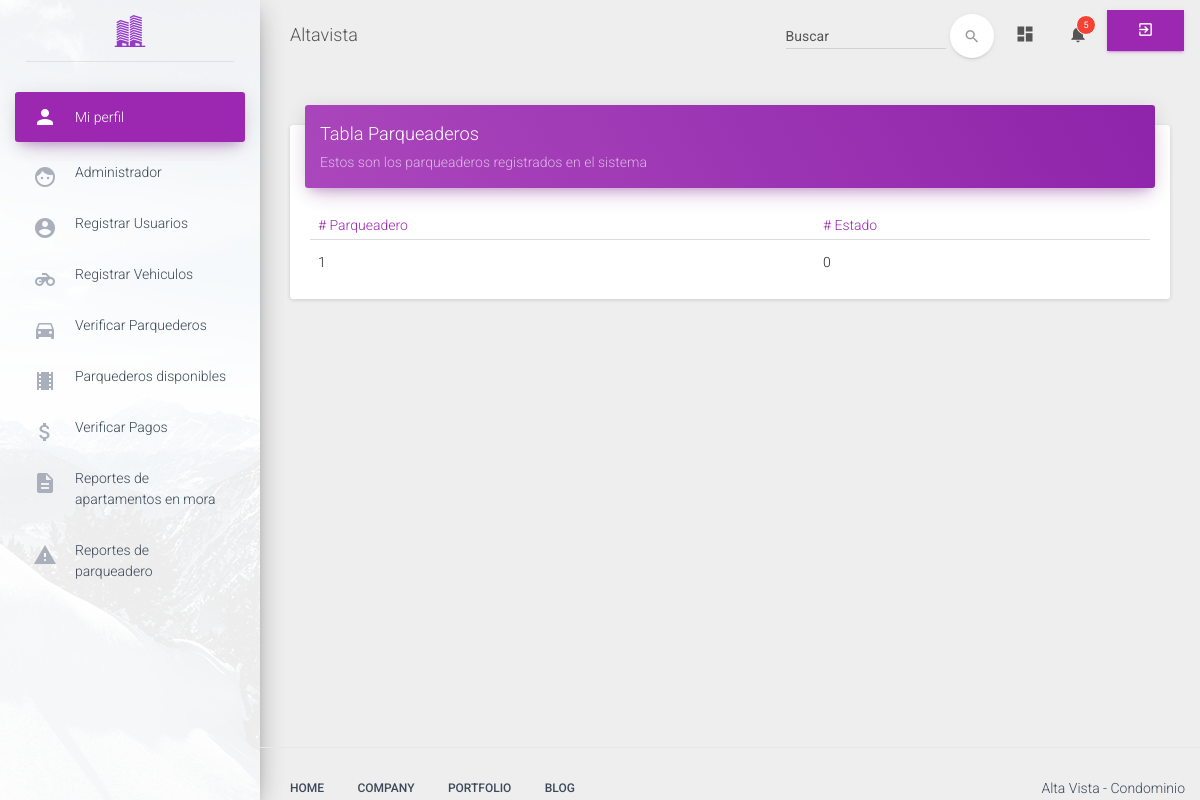
Page /view/app/parqueaderos/listarParqueaderos.php on the earlier database version.
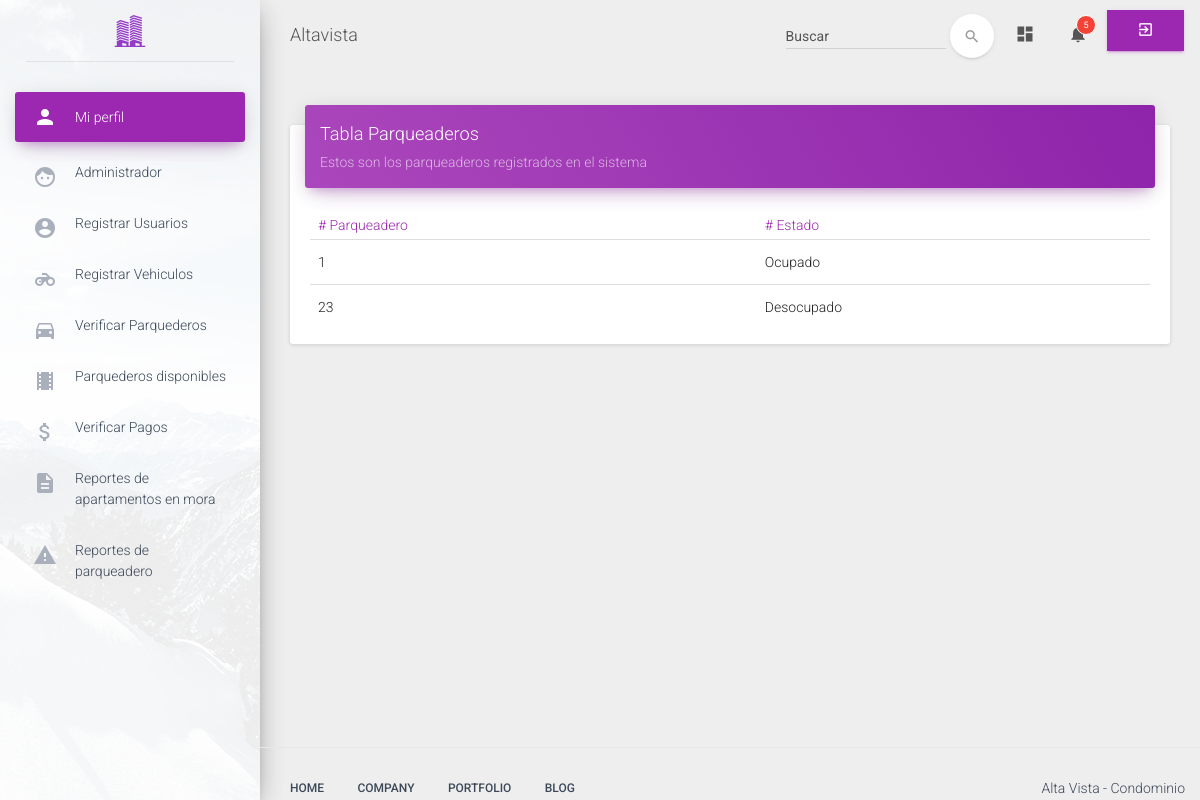
Same page on the later database version.
### tables this page shows
CREATE TABLE `parqueaderos` (
  `id_parqueadero` int(11) NOT NULL AUTO_INCREMENT,
  `estado` varchar(10) NOT NULL,
  PRIMARY KEY (`id_parqueadero`)
);

### config/Conexion.php (called while the page is built)
<?php
class Conexion {
    public static function conectar() {
        try {
            $conexion = new PDO('mysql:host=localhost;dbname=altavista', 'root', '');
            $conexion->setAttribute(PDO::ATTR_ERRMODE, PDO::ERRMODE_EXCEPTION);
            $conexion->exec("SET CHARACTER SET UTF8");
        } catch (Exception $e) {
            die('Error no se pudo establecer la conexión') . $e->getMessage();
            echo "Linea" . $e->getLine();
        }
        return $conexion;
    }
}
?>

### controller/ParqueaderosController.php (called while the page is built, shortened)
<?php
require_once(FOLDER_PROJECT . "/model/Parqueadero.php");
$parqueadero = new Parqueadero();
$resultado = $parqueadero->consultar();

### model/Parqueadero.php (called while the page is built, shortened)
<?php
class Parqueadero {
    private $conexion;
  public function __CONSTRUCT() {
        require_once(FOLDER_PROJECT . '/config/Conexion.php');
        try {
            $this->conexion = Conexion::conectar();
        } catch (Exception $exc) {
            die($exc->getMessage());
        }
    }
    public function consultar() {
        try {
            $consula = $this->conexion->query("SELECT * FROM parqueaderos");
            while ($filas = $consula->fetch(PDO::FETCH_ASSOC)) {
                $this->result[] = $filas;
            }
            return $this->result;
        } catch (Exception $e) {
            echo $e->getTraceAsString();
            echo $e->getMessage();
        }
    }
}

### view/app/parqueaderos/listarParqueaderos.php (the view, shortened to what this page needs)
<!doctype html>
<html lang="en">
    <head>
        <?php
        include(FOLDER_VIEW . "/template/head.php");
        require_once (FOLDER_PROJECT . "/controller/ParqueaderosController.php");
        ?>
    </head>
    <body>
        <div class="wrapper">
<?php include(FOLDER_VIEW . "/template/sidebar.php"); ?>
            <div class="main-panel">
<?php include(FOLDER_VIEW . "/template/navbar.php"); ?>
                <div class="content">
                    <div class="container-fluid">
                        <div class="row">
                            <div class="col-md-12">
                                <div class="card">
                                    <div class="card-header" data-background-color="purple">
                                        <h4 class="title">Tabla Parqueaderos</h4>
                                        <p class="category">Estos son los parqueaderos registrados en el sistema</p>
                                    </div>
                                    <div class="card-content table-responsive">
                                        <table class="table">
                                            <thead class="text-primary">
                                            <th># Parqueadero</th>
                                            <th># Estado</th>
                                            </thead>
                                            <tbody>
                                            <?php foreach ($resultado as $r): ?>
                                                    <tr>
                                                        <td><?php echo $r['id_parqueadero']; ?></td>
                                                        <td><?php echo $r['estado']; ?></td>
                                                    </tr>
                                            <?php endforeach; ?>
                                            </tbody>
                                        </table>
                                    </div>
                                </div>
                            </div>
                        </div>
                    </div>
                </div>
<?php include(FOLDER_VIEW . "/template/footer.php"); ?>
            </div>
        </div>
    </body>
</html>

Differences in the rows shown:
changed parqueaderos id 1: estado "0" → "Ocupado"
added parqueaderos: id_parqueadero "23", estado "Desocupado"
